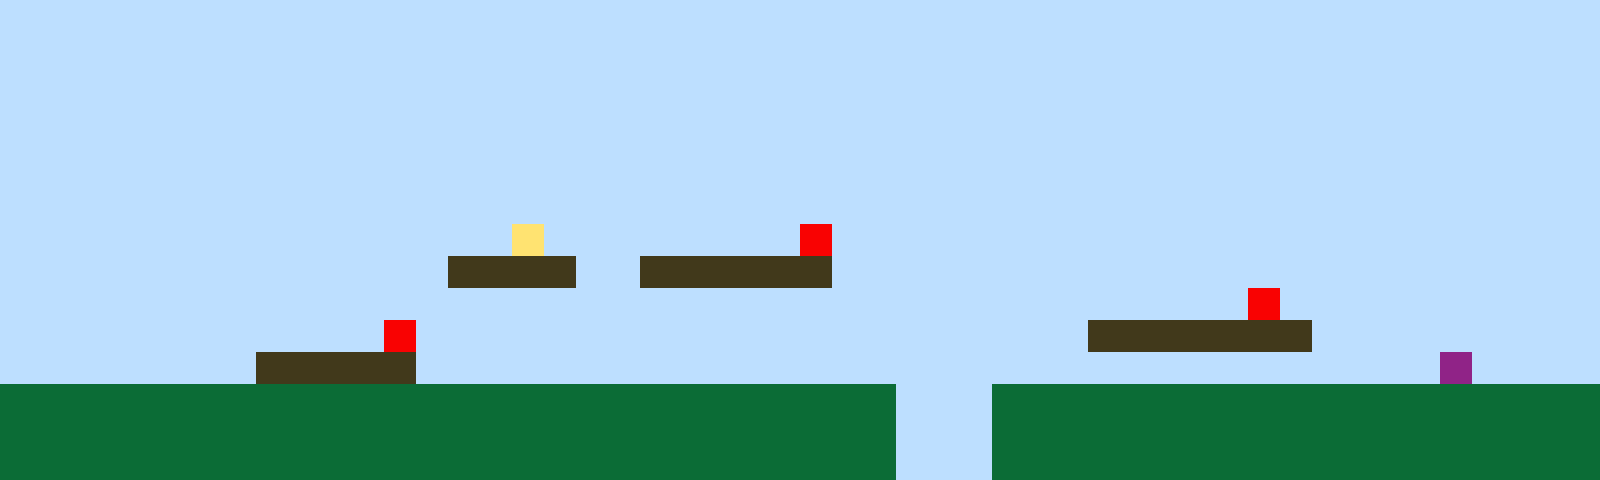

The image is a tile-based game level rendered from a .tmx file. Its description and complete source (layers, tilesets, objects, tile grids) follow:
An orthogonal 50x15 tile map with 32x32 px tiles, 1 tile layer (Tile Layer 1).

<map version="1.10" tiledversion="1.11.2" orientation="orthogonal" renderorder="right-up" width="50" height="15" tilewidth="32" tileheight="32" infinite="0" nextlayerid="2" nextobjectid="1"><editorsettings><export target="map1.csv" format="csv" /></editorsettings><tileset firstgid="1" name="sprites" tilewidth="32" tileheight="32" tilecount="6" columns="3"><image source="sprites.png" width="96" height="64" /></tileset><layer id="1" name="Tile Layer 1" width="50" height="15"><data encoding="csv">1,1,1,1,1,1,1,1,1,1,1,1,1,1,1,1,1,1,1,1,1,1,1,1,1,1,1,1,1,1,1,1,1,1,1,1,1,1,1,1,1,1,1,1,1,1,1,1,1,1,1,1,1,1,1,1,1,1,1,1,1,1,1,1,1,1,1,1,1,1,1,1,1,1,1,1,1,1,1,1,1,1,1,1,1,1,1,1,1,1,1,1,1,1,1,1,1,1,1,1,1,1,1,1,1,1,1,1,1,1,1,1,1,1,1,1,1,1,1,1,1,1,1,1,1,1,1,1,1,1,1,1,1,1,1,1,1,1,1,1,1,1,1,1,1,1,1,1,1,1,1,1,1,1,1,1,1,1,1,1,1,1,1,1,1,1,1,1,1,1,1,1,1,1,1,1,1,1,1,1,1,1,1,1,1,1,1,1,1,1,1,1,1,1,1,1,1,1,1,1,1,1,1,1,1,1,1,1,1,1,1,1,1,1,1,1,1,1,1,1,1,1,1,1,1,1,1,1,1,1,1,1,1,1,1,1,1,1,1,1,1,1,1,1,1,1,1,1,1,1,1,1,1,1,1,1,1,1,1,1,1,1,1,1,1,1,1,1,1,1,1,1,1,1,1,1,1,1,1,1,1,1,1,1,1,1,1,1,1,1,1,1,1,1,1,1,1,1,1,1,1,1,1,1,1,1,1,1,1,1,1,1,1,1,1,1,1,1,1,1,1,1,1,1,1,1,1,1,1,1,1,1,1,1,1,1,1,1,1,1,1,1,1,1,1,1,1,1,1,1,1,1,1,1,1,1,1,1,1,1,1,1,1,1,1,1,4,1,1,1,1,1,1,1,1,5,1,1,1,1,1,1,1,1,1,1,1,1,1,1,1,1,1,1,1,1,1,1,1,1,1,1,1,1,1,1,1,1,1,1,1,1,1,1,3,3,3,3,1,1,3,3,3,3,3,3,1,1,1,1,1,1,1,1,1,1,1,1,1,1,1,1,1,1,1,1,1,1,1,1,1,1,1,1,1,1,1,1,1,1,1,1,1,1,1,1,1,1,1,1,1,1,1,1,1,1,1,1,1,1,1,1,1,1,1,1,1,1,1,5,1,1,1,1,1,1,1,1,1,1,1,1,1,1,1,1,1,1,1,1,1,1,5,1,1,1,1,1,1,1,1,1,1,1,1,1,1,1,1,1,1,1,1,1,3,3,3,3,3,3,3,1,1,1,1,1,1,1,1,1,1,1,1,1,1,1,1,1,3,3,3,3,3,1,1,1,1,1,1,1,1,1,1,1,1,1,1,1,1,1,1,1,1,1,1,1,1,1,1,1,1,1,1,1,1,6,1,1,1,1,2,2,2,2,2,2,2,2,2,2,2,2,2,2,2,2,2,2,2,2,2,2,2,2,2,2,2,2,1,1,1,2,2,2,2,2,2,2,2,2,2,2,2,2,2,2,2,2,2,2,2,2,2,2,2,2,2,2,2,2,2,2,2,2,2,2,2,2,2,2,2,2,2,2,2,2,2,2,1,1,1,2,2,2,2,2,2,2,2,2,2,2,2,2,2,2,2,2,2,2,2,2,2,2,2,2,2,2,2,2,2,2,2,2,2,2,2,2,2,2,2,2,2,2,2,2,2,2,1,1,1,2,2,2,2,2,2,2,2,2,2,2,2,2,2,2,2,2,2,2</data></layer></map>
